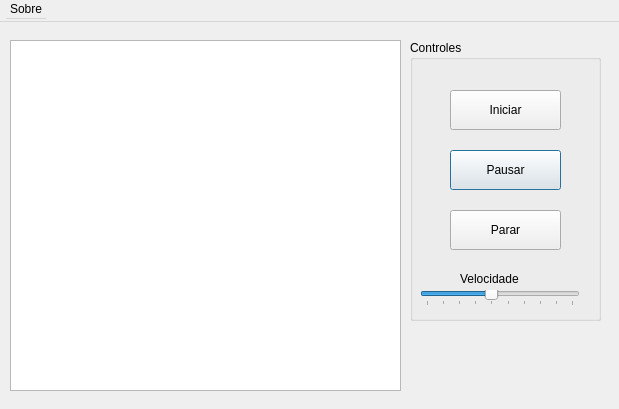
<?xml version="1.0" encoding="UTF-8"?>
<ui version="4.0">
 <class>Dialog</class>
 <widget class="QDialog" name="Dialog">
  <property name="geometry">
   <rect>
    <x>0</x>
    <y>0</y>
    <width>619</width>
    <height>409</height>
   </rect>
  </property>
  <property name="windowTitle">
   <string>Celta - Célula Tátil UFSCar</string>
  </property>
  <property name="windowIcon">
   <iconset>
    <normaloff>../icones/ufscar.png</normaloff>../icones/ufscar.png</iconset>
  </property>
  <widget class="QWidget" name="centralWidget" native="true">
   <property name="geometry">
    <rect>
     <x>0</x>
     <y>30</y>
     <width>611</width>
     <height>371</height>
    </rect>
   </property>
   <widget class="QGroupBox" name="groupBox">
    <property name="geometry">
     <rect>
      <x>410</x>
      <y>10</y>
      <width>191</width>
      <height>281</height>
     </rect>
    </property>
    <property name="title">
     <string>Controles</string>
    </property>
    <widget class="QPushButton" name="btnPausar">
     <property name="geometry">
      <rect>
       <x>40</x>
       <y>110</y>
       <width>111</width>
       <height>40</height>
      </rect>
     </property>
     <property name="text">
      <string>Pausar</string>
     </property>
     <property name="icon">
      <iconset>
       <normaloff>../icones/pause.png</normaloff>../icones/pause.png</iconset>
     </property>
     <property name="iconSize">
      <size>
       <width>16</width>
       <height>16</height>
      </size>
     </property>
    </widget>
    <widget class="QPushButton" name="btnParar">
     <property name="geometry">
      <rect>
       <x>40</x>
       <y>170</y>
       <width>111</width>
       <height>40</height>
      </rect>
     </property>
     <property name="text">
      <string>Parar</string>
     </property>
     <property name="icon">
      <iconset>
       <normaloff>../icones/stop.png</normaloff>../icones/stop.png</iconset>
     </property>
     <property name="iconSize">
      <size>
       <width>16</width>
       <height>16</height>
      </size>
     </property>
    </widget>
    <widget class="QPushButton" name="btnIniciar">
     <property name="geometry">
      <rect>
       <x>40</x>
       <y>50</y>
       <width>111</width>
       <height>40</height>
      </rect>
     </property>
     <property name="text">
      <string>Iniciar</string>
     </property>
     <property name="icon">
      <iconset>
       <normaloff>../icones/play-button.png</normaloff>../icones/play-button.png</iconset>
     </property>
     <property name="iconSize">
      <size>
       <width>16</width>
       <height>16</height>
      </size>
     </property>
    </widget>
    <widget class="QSlider" name="qSliderVelocimetro">
     <property name="geometry">
      <rect>
       <x>10</x>
       <y>250</y>
       <width>160</width>
       <height>16</height>
      </rect>
     </property>
     <property name="minimum">
      <number>1</number>
     </property>
     <property name="maximum">
      <number>10</number>
     </property>
     <property name="value">
      <number>5</number>
     </property>
     <property name="orientation">
      <enum>Qt::Horizontal</enum>
     </property>
     <property name="tickPosition">
      <enum>QSlider::TicksBelow</enum>
     </property>
     <property name="tickInterval">
      <number>1</number>
     </property>
    </widget>
    <widget class="QLabel" name="lblVelocidade">
     <property name="geometry">
      <rect>
       <x>50</x>
       <y>230</y>
       <width>91</width>
       <height>17</height>
      </rect>
     </property>
     <property name="text">
      <string>Velocidade</string>
     </property>
    </widget>
   </widget>
   <widget class="QLabel" name="imgCapes">
    <property name="geometry">
     <rect>
      <x>550</x>
      <y>310</y>
      <width>52</width>
      <height>48</height>
     </rect>
    </property>
    <property name="text">
     <string/>
    </property>
    <property name="pixmap">
     <pixmap>../icones/capes.png</pixmap>
    </property>
   </widget>
   <widget class="QPlainTextEdit" name="txtTexto">
    <property name="geometry">
     <rect>
      <x>10</x>
      <y>10</y>
      <width>391</width>
      <height>351</height>
     </rect>
    </property>
    <property name="plainText">
     <string/>
    </property>
   </widget>
   <widget class="QLabel" name="label">
    <property name="geometry">
     <rect>
      <x>410</x>
      <y>310</y>
      <width>114</width>
      <height>48</height>
     </rect>
    </property>
    <property name="text">
     <string/>
    </property>
    <property name="pixmap">
     <pixmap>../icones/ufscar.png</pixmap>
    </property>
   </widget>
  </widget>
  <widget class="QToolBar" name="mainToolBar">
   <property name="geometry">
    <rect>
     <x>0</x>
     <y>0</y>
     <width>14</width>
     <height>17</height>
    </rect>
   </property>
   <addaction name="separator"/>
  </widget>
  <widget class="QStatusBar" name="statusBar">
   <property name="geometry">
    <rect>
     <x>0</x>
     <y>0</y>
     <width>3</width>
     <height>22</height>
    </rect>
   </property>
  </widget>
  <widget class="QMenuBar" name="menuBar">
   <property name="geometry">
    <rect>
     <x>0</x>
     <y>0</y>
     <width>628</width>
     <height>22</height>
    </rect>
   </property>
   <widget class="QMenu" name="menuolar">
    <property name="title">
     <string>Sobre</string>
    </property>
   </widget>
   <addaction name="menuolar"/>
  </widget>
 </widget>
 <layoutdefault spacing="6" margin="11"/>
 <resources/>
 <connections/>
</ui>
